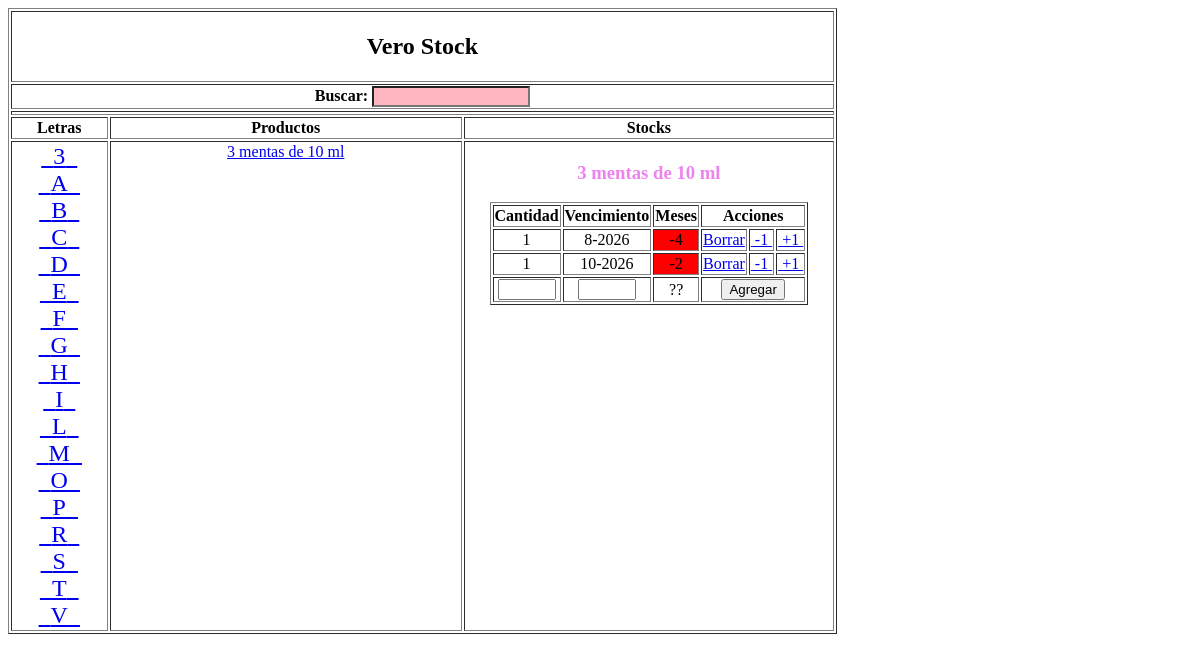
The page /letras/3 on the database as committed earlier.
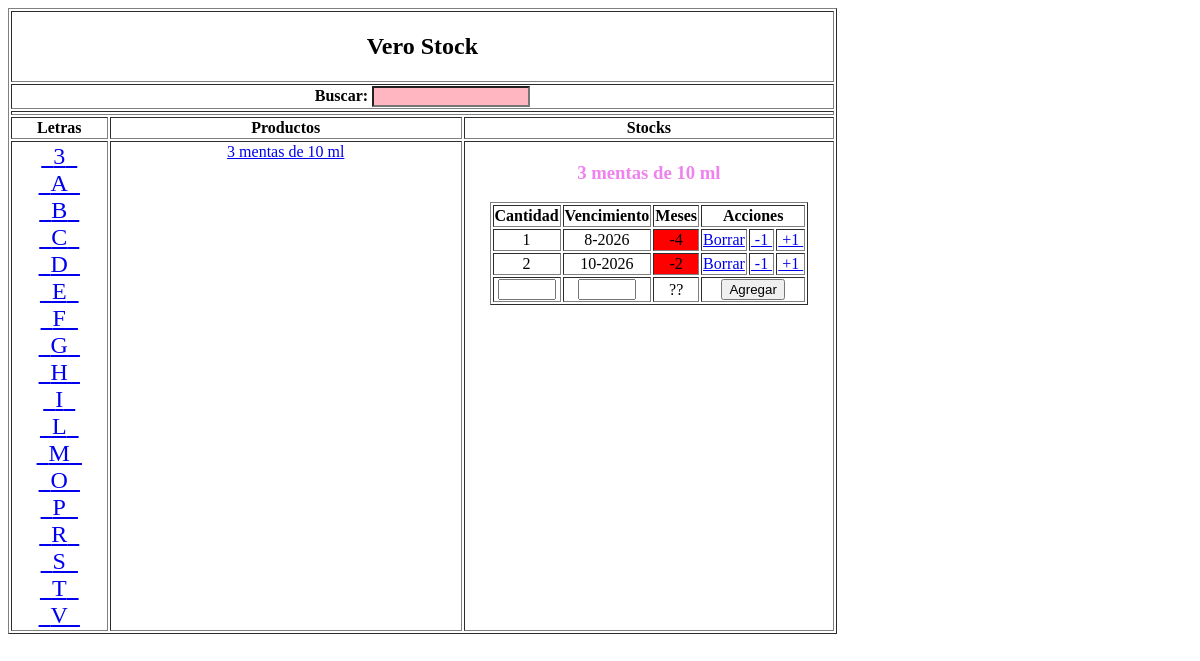
The same page on the database as committed later.
### tables this page shows
CREATE TABLE "productos" (
	"id"	INTEGER NOT NULL UNIQUE,
	"producto"	INTEGER NOT NULL,
	"id_clase"	INTEGER NOT NULL,
	"id_subclase"	INTEGER,
	PRIMARY KEY("id"),
	FOREIGN KEY("id_clase") REFERENCES "clases"("id"),
	FOREIGN KEY("id_subclase") REFERENCES "subclases"("id")
);

CREATE TABLE "stocks" (
	"id"	INTEGER NOT NULL UNIQUE,
	"cantidad"	INTEGER NOT NULL,
	"fecha"	INTEGER NOT NULL,
	"id_producto"	INTEGER NOT NULL,
	PRIMARY KEY("id" AUTOINCREMENT),
	FOREIGN KEY("id_producto") REFERENCES "productos"("id")
);

### app.py (the view, shortened to what this page needs)
@app.route('/', methods=['GET', 'POST'])
@app.route('/letras', methods=['GET', 'POST'])
@app.route('/letras/<letra>', methods=['GET', 'POST'])
@app.route('/letras/<letra>/<id_producto>', methods=['GET', 'POST'])
def letras(letra = None, id_producto = None):
	q1 = 'SELECT DISTINCT(SUBSTR(producto, 1, 1)) FROM productos ORDER BY producto'
	cursor.execute(q1)
	letras = cursor.fetchall()
	if (letra is not None):
		q1 = 'select * from productos where SUBSTR(producto, 1, 1) = "' + str(letra) + '" order by producto'
		cursor.execute(q1)
		productos = cursor.fetchall()
		if (len(productos) == 1):
			id_producto = productos[0][0]
	else:
		productos = None
	if (id_producto is not None):
		q1 = 'select *, ' + \
			' (substr(fecha, instr(fecha, "-") + 1, 4) * 12 + substr(fecha, 1, instr(fecha, "-") - 1))  - (strftime("%Y", datetime()) * 12 + strftime("%m", datetime()))from stocks ' + \
			' where id_producto = ' + str(id_producto)
		cursor.execute(q1)
		stocks = cursor.fetchall()
	else:
		stocks = None
	ctx = { 'letras':letras, 'letra':letra, 'productos':productos, 'id_producto':id_producto, 'stocks':stocks }
	return(render_template('letras.html', **ctx))

### templates/letras.html (shortened to what this page needs)
<!DOCTYPE html>
<html lang="en">
<head>
</head>
<body>
	<form method="POST" action="">
	<table border="1px" style="width: 70%;">
		<tr>
			<th colspan="3" style="font-family: cursive;"><h2>Vero Stock</h2></th>
		</tr>
		<tr>
			<th colspan="3">
				Buscar:
				<input type="text" name="busq" style="width: 150px; text-align: left; background-color: lightpink;">
			</th>
		</tr>
		<tr>
			<th colspan="3">
			</th>
		</tr>
		<tr>
			<th style="width: 5%;">Letras</th>
			<th style="width: 20%;">Productos</th>
			<th style="width: 5%;">Stocks</th>
		</tr>
		<tr style="vertical-align: top; text-align: center;">
			<td>
				{% for letra in letras %}
					<a href="/letras/{{ letra[0] }}" style="font-size: x-large;">&nbsp&nbsp{{ letra[0] }}&nbsp&nbsp</a>
					<br>
				{% endfor %}
			</td>
			<td>
				{% if productos %}
					{% for producto in productos %}
						<a href="/letras/{{ producto[1][0] }}/{{ producto[0] }}">{{ producto[1] }}</a>
						<br>
						{% set lineas = ((loop.length / 10) + 1) | int %}
						{% if loop.index % lineas == 0 %}
							<br>
						{% endif %}
					{% endfor %}
				{% endif %}
			</td>
			<td>
				{% if stocks or id_producto %}
					{% for producto in productos %}
						{% if producto[0] | int == id_producto | int %}
							<h3 style="text-align: center; color: violet;">{{ producto[1] }}</h3>
						{% endif %}
					{% endfor %}
					<table border="1px" style="margin: 0 auto; margin-top: 0;">
						<tr style="vertical-align: top;">
							<th style="width: 5px;">Cantidad</th>
							<th style="width: 5px;">Vencimiento</th>
							<th style="width: 10px;">Meses</th>
							<th style="width: 5px;" colspan="3">Acciones</th>
						</tr>
						{% for stock in stocks %}
							<tr>
								<td style="text-align: center;"> {{ stock[1] | trim }} </td>
								<td style="text-align: center;"> {{ stock[2] | trim }} </td>
								<td style="text-align: center;" bgcolor=
									{% if stock[4] <=0 %} "red"
									{% elif stock[4] <=2 %} "yellow"
									{% else %} "green" {% endif %}> {{ stock[4] | trim }}
								</td>
								<td>
									<a href="/abmlet/B/{{ letra }}/{{ id_producto }}/{{ stock[0] }}">Borrar</a>
								</td>
								<td>
									<a href="/abmlet/D/{{ letra }}/{{ id_producto }}/{{ stock[0] }}">&nbsp-1&nbsp</a>
								</td>
								<td>
									<a href="/abmlet/I/{{ letra }}/{{ id_producto }}/{{ stock[0] }}">&nbsp+1&nbsp</a>
								</td>
							</tr>
						{% endfor %}
						<td>
							<input type="number" name="cantidad" style="width: 50px; text-align: right;">
						</td>
						<td>
							<input type="text" name="fecha" style="width: 50px; text-align: center;">
						</td>
						<td style="text-align: center;">??</td>
						<td colspan="3">
							<input type="submit" name="send" value="Agregar" />
						</td>
					</table>
				{% endif %}
			</td>
		</tr>
	</table>
</form>
</body>
</html>

Rows that differ between the two databases and show on the page:
changed stocks (number 2 of 2 on the later page): cantidad "1" → "2"
